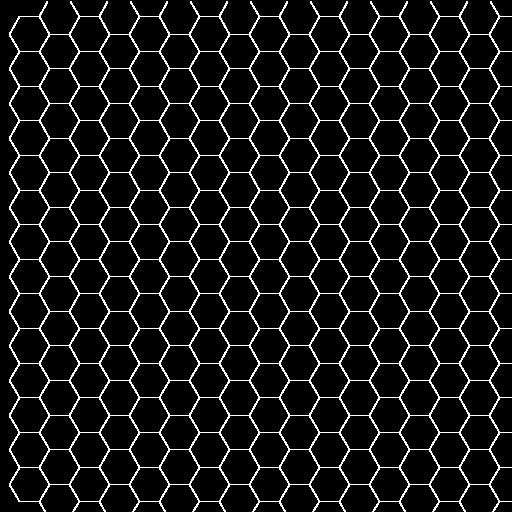
#> input picture hexagonal_network_100.jpeg, 512 x 512 px
$ python -i app.py   (imports and definitions only)
#> lines starting #> are read from the running program, lines starting #| are printed output that depends on the picture
#> further down, picture is the input picture: shape (512, 512); min 0, max 255, mean 24.8
#!/usr/bin/env python3
"""
Enhanced ZO-1 Network Analysis App with Streamlit
Implements RIS (Radial Integrity Score) and TiJOR quantification using peak detection and concentric circles/expanding rectangles
"""

import streamlit as st
import numpy as np
import matplotlib.pyplot as plt
from matplotlib.patches import Rectangle, Circle
import cv2
from PIL import Image
import pandas as pd
from io import StringIO, BytesIO

# Peak detection imports (replacing segmentation)
# (Cellpose and other GPU-heavy AI features removed for this deployment version)

# Import hexagonal network generator
from zo1_core.hexagonal_network import generate_hexagonal_network, get_hexagonal_network_info

# Peak detection utility functions
def _rolling_mean(x, w):
    """Apply rolling mean smoothing to a signal."""
    if w <= 1:
        return x.astype(np.float32)
    if w % 2 == 0:
        w += 1
    k = np.ones(w, dtype=np.float32) / float(w)
    return np.convolve(x.astype(np.float32), k, mode='same')

def _local_prominence(signal, idx, win):
    """Compute prominence against local minima on both sides within ±win."""
    n = len(signal)
    left = signal[max(0, idx - win):idx+1]
    right = signal[idx:min(n, idx + win + 1)]
    if left.size == 0 or right.size == 0:
        return 0.0
    left_min = left.min()
    right_min = right.min()
    base = max(left_min, right_min)
    return float(signal[idx] - base)

def _mad(x):
    """Compute Median Absolute Deviation."""
    med = np.median(x)
    return np.median(np.abs(x - med)) + 1e-6

def detect_peaks_1d(signal, smooth_window=9, z_thresh=2.0, min_separation=10, local_win=15):
    """
    Simple, robust 1D peak detector:
    - Smooth
    - Candidate peaks = local maxima
    - Prominence vs local minima (±local_win)
    - Accept if (prominence / (1.4826*MAD)) >= z_thresh
    - Enforce min_separation in samples
    Returns indices of accepted peaks.
    """
    x = _rolling_mean(signal, smooth_window)
    n = len(x)
    # wrap-aware neighbor comparisons
    prev = np.roll(x, 1)
    nextv = np.roll(x, -1)
    cand = (x >= prev) & (x > nextv)

    noise = 1.4826 * _mad(x)  # ~std for Gaussian
    if noise <= 0:
        noise = 1e-6

    cand_idx = np.where(cand)[0].tolist()
    # score candidates by prominence
    scored = []
    for i in cand_idx:
        prom = _local_prominence(x, i, local_win)
        z = prom / noise
        scored.append((i, z, prom))
    # filter by z threshold
    scored = [s for s in scored if s[1] >= z_thresh]
    # sort by strength, keep with min separation
    scored.sort(key=lambda t: t[1], reverse=True)
    keep = []
    taken = np.zeros(n, dtype=bool)
    for i, z, prom in scored:
        if min_separation <= 0:
            keep.append(i)
            continue
        lo = max(0, i - min_separation)
        hi = min(n, i + min_separation + 1)
        if not taken[lo:hi].any():
            taken[lo:hi] = True
            keep.append(i)
    keep.sort()
    return np.array(keep, dtype=int)

def sample_circle(cx, cy, r, H, W):
    """Sample points along a circle with approximately 1px spacing."""
    # arc ≈ 1 px ⇒ Δθ ≈ 1/r; cap to reasonable density
    dtheta = max(1.0/max(r, 1.0), 2*np.pi/4096)
    thetas = np.arange(0, 2*np.pi, dtheta, dtype=np.float32)
    xs = np.clip(np.rint(cx + r*np.cos(thetas)).astype(int), 0, W-1)
    ys = np.clip(np.rint(cy + r*np.sin(thetas)).astype(int), 0, H-1)
    return thetas, xs, ys

# [23 lines left out: function sample_rectangle_perimeter, not called in this run]

def apply_otsu_mask(img, strength=1.0):
    """Apply Otsu thresholding for background cleaning (not segmentation)."""
    thr, _ = cv2.threshold(img, 0, 255, cv2.THRESH_BINARY + cv2.THRESH_OTSU)
    thr = int(thr * max(0.5, min(3.0, strength)))
    _, mask = cv2.threshold(img, thr, 255, cv2.THRESH_BINARY)
    return (img.astype(np.float32) * (mask>0)).astype(np.float32), mask

# Peak detection-based quantification functions
def ris_segfree(img_gray,
                use_premask=True, premask_strength=1.0,
                denoise_size=3, gauss_sigma=1.0,
                smooth_window=9, z_thresh=2.0, min_sep=10,
                initial_area_pct=10.0, max_area_pct=70.0, steps=5):
    """RIS quantification using peak detection along circular sampling paths."""
#> called with use_premask = True, premask_strength = 1, denoise_size = 3, gauss_sigma = 1, smooth_window = 9, z_thresh = 2, min_sep = 10, initial_area_pct = 10
    H, W = img_gray.shape
#> H = 512; W = 512
    work = img_gray.copy().astype(np.float32)
    mask_used = None
    if use_premask:
        work, mask_used = apply_otsu_mask(img_gray, strength=premask_strength)
#> in apply_otsu_mask, `thr, _ = cv2.threshold(img, 0, 255, cv2.THRESH_BINARY + cv2.THRESH_OTSU)`: thr = 34
#> in apply_otsu_mask, `_, mask = cv2.threshold(img, thr, 255, cv2.THRESH_BINARY)`: mask: shape (512, 512); 9.3% white in thin lines or dots

    # Median prefilter to remove salt-and-pepper noise
    work_u8 = np.clip(work, 0, 255).astype(np.uint8)
    if denoise_size and denoise_size > 1:
        if denoise_size % 2 == 0:
            denoise_size += 1
        work_u8 = cv2.medianBlur(work_u8, denoise_size)
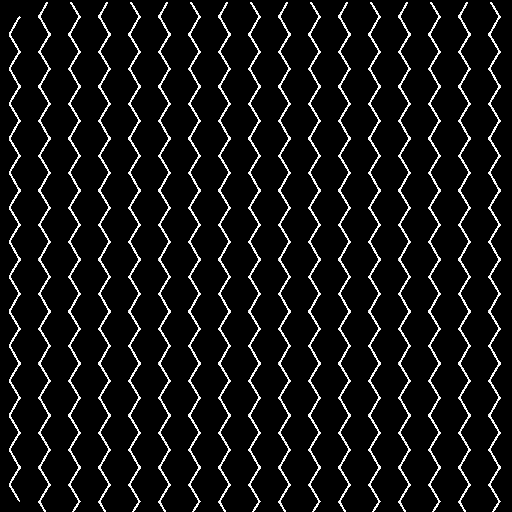
#> work_u8: shape (512, 512); min 0, max 255, mean 19.7

    # Gaussian smoothing for stability
    work = cv2.GaussianBlur(work_u8, (0, 0), gauss_sigma).astype(np.float32)
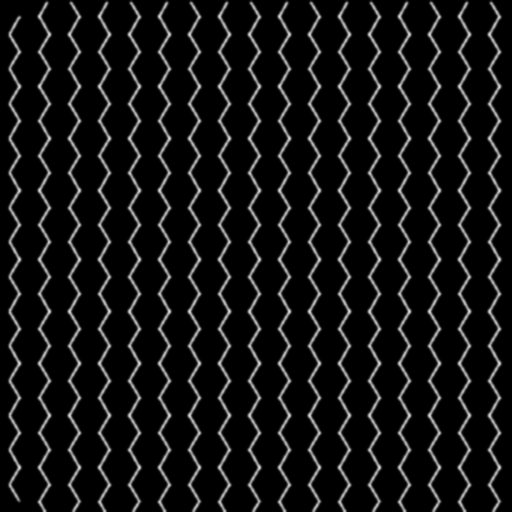
#> work: shape (512, 512) float32; min 0, max 217, mean 19.7

    A = H*W
#> A = 262144
    r0 = np.sqrt((initial_area_pct/100.0 * A)/np.pi)
#> r0 = 91.35
    r1 = np.sqrt((max_area_pct/100.0 * A)/np.pi)
#> r1 = 241.7
    radii = np.linspace(r0, r1, steps+1)

    cx, cy = W/2.0, H/2.0
#> cx = 256; cy = 256
    d_vals, N_vals = [], []
    hits_all = []

    for r in radii:
        thetas, xs, ys = sample_circle(cx, cy, r, H, W)
        profile = work[ys, xs]
        # Peak detection along circular profile
        peak_idx = detect_peaks_1d(profile, smooth_window=smooth_window,
                                   z_thresh=z_thresh, min_separation=int(min_sep),
                                   local_win=int(max(10, min(60, r/2))))
        N = int(len(peak_idx))
        N_vals.append(N)
        d_vals.append(N / (2*np.pi*r) if r>0 else 0.0)

        if N>0:
            # Use the actual sampled pixel coordinates for peak locations to keep overlays aligned
            hx = xs[peak_idx]
            hy = ys[peak_idx]
            hits_all.append(np.stack([hx, hy], axis=1))
#> this loop made 6 passes
#> N on passes 1, 3, 5: 15, 24, 34
#> N on passes 2, 4: 21, 30

    d_vals = np.array(d_vals, dtype=np.float32)
    N_vals = np.array(N_vals, dtype=int)
    hits_xy = np.vstack(hits_all) if hits_all else np.empty((0,2))
    return radii, N_vals, d_vals, hits_xy, mask_used

# [52 lines left out: function tijor_segfree, not called in this run]

# Set page configuration
# [206 lines not run here, left out]

# Random animal comparison fun fact
import random
animal_comparisons = [
    ("🧠 Human", 37.2e12),
    ("🐱 Cat", 2.4e12),
    ("🐸 Frog", 1.5e6),
    ("🐭 Mouse", 2.5e11),
    ("🐝 Bee", 1.0e5),
    ("🐘 Elephant", 2.57e11)
]
random_animal, animal_cells = random.choice(animal_comparisons)
# [5 lines not run here, left out]


# Initialize session state
if 'analysis_complete' not in st.session_state:
    st.session_state.analysis_complete = False
if 'show_overlays' not in st.session_state:
    st.session_state.show_overlays = False
if 'quantifier_results' not in st.session_state:
    st.session_state.quantifier_results = None
if 'tutorial_network' not in st.session_state:
    st.session_state.tutorial_network = False
if 'hex_size' not in st.session_state:
    st.session_state.hex_size = 40
if 'line_thickness' not in st.session_state:
    st.session_state.line_thickness = 2
if 'degradation' not in st.session_state:
    st.session_state.degradation = 0.0
if 'generated_image' not in st.session_state:
    st.session_state.generated_image = None
if 'generated_pil_image' not in st.session_state:
    st.session_state.generated_pil_image = None

# Sidebar configuration
# [88 lines not run here, left out]
# Check if we have either an uploaded file or a generated tutorial image
# [1 line that did not run here, left out]

# [8 lines not run here, left out]

# Load and process image
# [21 lines that did not run here, left out]

# Load image (either uploaded or generated)
# [4 lines that did not run here, left out]

# Main content area

# Display generated tutorial image if available
# [26 lines not run here, left out]
# [5 lines that did not run here, left out]

# Main panel scroll message
# [5 lines not run here, left out]

# Peak detection parameters

# [5 lines that did not run here, left out]

# [5 lines that did not run here, left out]

# [5 lines that did not run here, left out]

# [5 lines that did not run here, left out]

# [5 lines that did not run here, left out]

# Cell diameter moved to main content area

# Grid overlay controls
# [2 lines not run here, left out]

# [5 lines that did not run here, left out]

# [5 lines that did not run here, left out]

# [5 lines that did not run here, left out]

# Run analysis button moved to main content area

# Peak detection info (moved above next to scroll hint)

# Single image display with overlays
# [2 lines not run here, left out]

# Create the main image display
if 'show_analysis' not in st.session_state:
    st.session_state.show_analysis = False

# Removed static image display to avoid duplicate figures; overlays will show after analysis

# Analysis results display and overlays
# [137 lines not run here, left out]
# [5 lines that did not run here, left out]

# Cell size options (only shown if normalization is enabled)
# [70 lines not run here, left out]
# [6 lines that did not run here, left out]

# Reset button
# [11 lines not run here, left out]
# [1 line that did not run here, left out]
scale = 1.0

# Force CPU-only mode for deployment
gpu_available = False
# [7 lines not run here, left out]

# Analysis geometry selection
# [6 lines that did not run here, left out]

# RIS-specific parameters (only show when circles are selected)
# [42 lines not run here, left out]

# [8 lines that did not run here, left out]

# [8 lines that did not run here, left out]

# [8 lines that did not run here, left out]

# [8 lines that did not run here, left out]

# Second Run Analysis button at bottom of sidebar
# [256 lines not run here, left out]

>>> import cv2
>>> picture = cv2.imread('hexagonal_network_100.jpeg', cv2.IMREAD_GRAYSCALE)
>>> result = ris_segfree(picture)

$ run again, on hexagonal_network_25.jpeg
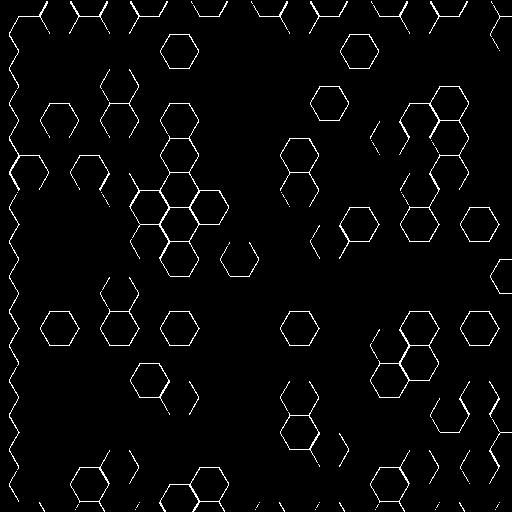
#> input picture hexagonal_network_25.jpeg, 512 x 512 px
#> picture is the input picture: shape (512, 512); min 0, max 255, mean 7.6
#> thr = 41
#> mask: shape (512, 512); 2.7% white in thin lines or dots
#> in ris_segfree, `work_u8 = cv2.medianBlur(work_u8, denoise_size)`:
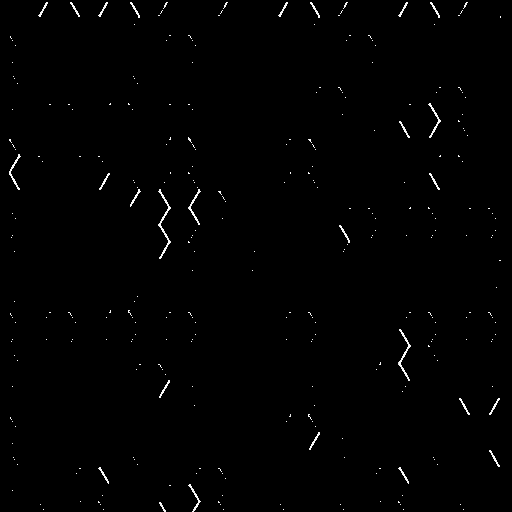
#> work_u8: shape (512, 512); min 0, max 255, mean 1.8
#> the loop in ris_segfree, `for r in radii:` made 6 passes
#> (cand_idx in detect_peaks_1d, peak_idx, N, hx, hy) on passes 1 to 2: ([81, 214, 221, 228, 296, 304, 367, 467, 495, 498, 550], [81, 214, 296, 367, 467, 495, 550], 7, [314, 192, 165, 198, 292, 315, 344], [327, 321, 247, 186, 172, 187, 232]), ([293, 477, 512, 607, 633, 715, 723, 739], [293, 477, 512, 607, 633, 715, 739], 7, [165, 170, 198, 290, 314, 368, 375], [337, 170, 149, 140, 150, 209, 232])
#> after the loop in ris_segfree, `for r in radii:`: N_vals = [7, 7, 3, 7, 7, 19]; d_vals = [0.0122, 0.00918, 0.00315, 0.00614, 0.00526, 0.0125]; hits_all = 6 items
#> hits_xy = 50 pairs, first value 14 to 498, second value 16 to 495
#> result = 5 items

$ run again, on hexagonal_network_50.jpeg
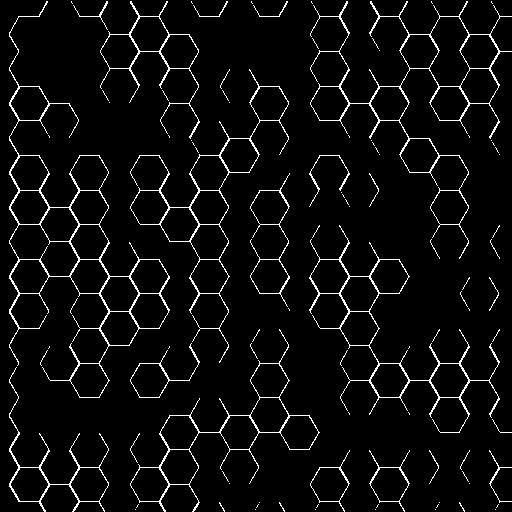
#> input picture hexagonal_network_50.jpeg, 512 x 512 px
#> picture is the input picture: shape (512, 512); min 0, max 255, mean 13.4
#> thr = 39
#> mask: shape (512, 512); 4.9% white in thin lines or dots
#> in ris_segfree, `work_u8 = cv2.medianBlur(work_u8, denoise_size)`:
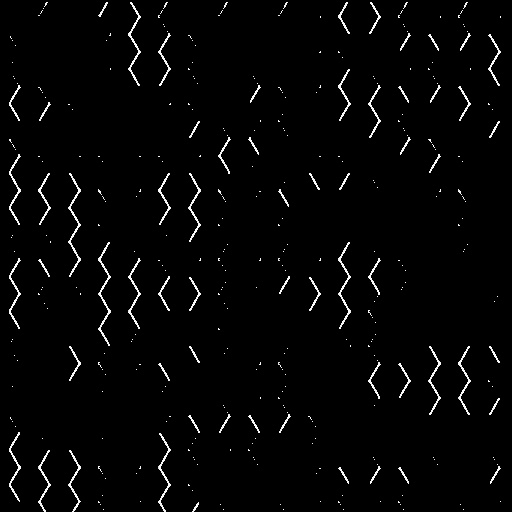
#> work_u8: shape (512, 512); min 0, max 255, mean 5.8
#> in ris_segfree, `work = cv2.GaussianBlur(work_u8, (0, 0), gauss_sigma).astype(np.float32)`:
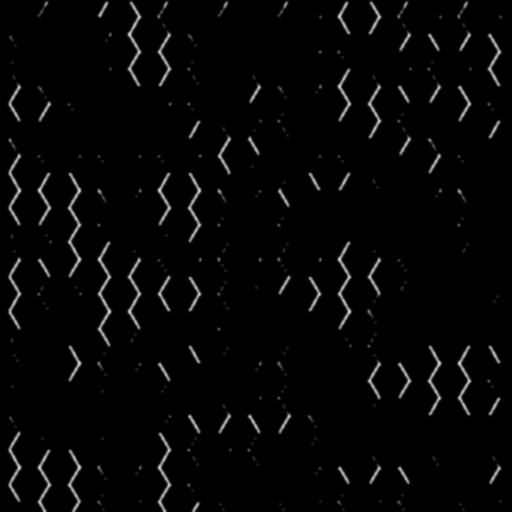
#> work: shape (512, 512) float32; min 0, max 216, mean 5.8
#> the loop in ris_segfree, `for r in radii:` made 6 passes
#> (cand_idx in detect_peaks_1d, peak_idx, N, hx, hy) on pass 1: ([15, 36, 265, 275, 310, 367, 402, 428, 496, 564], [15, 36, 265, 310, 367, 402, 428, 496, 564], 9, [346, 340, 167, 168, 198, 228, 254, 316, 347], [271, 291, 278, 233, 186, 169, 165, 187, 246])
#> after the loop in ris_segfree, `for r in radii:`: N_vals = [9, 13, 9, 18, 16, 21]; d_vals = [0.0157, 0.017, 0.00946, 0.0158, 0.012, 0.0138]; hits_all = 6 items
#> hits_xy = 86 pairs, first value 15 to 494, second value 16 to 489
#> result = 5 items

$ run again, on hexagonal_network_75.jpeg
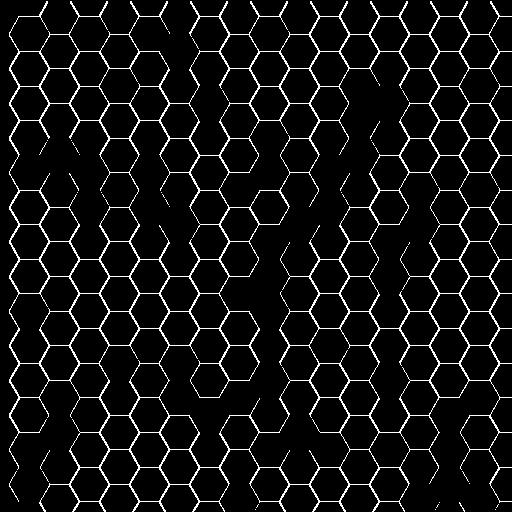
#> input picture hexagonal_network_75.jpeg, 512 x 512 px
#> picture is the input picture: shape (512, 512); min 0, max 255, mean 19.3
#> thr = 41
#> mask: shape (512, 512); 7.2% white in thin lines or dots
#> in ris_segfree, `work_u8 = cv2.medianBlur(work_u8, denoise_size)`:
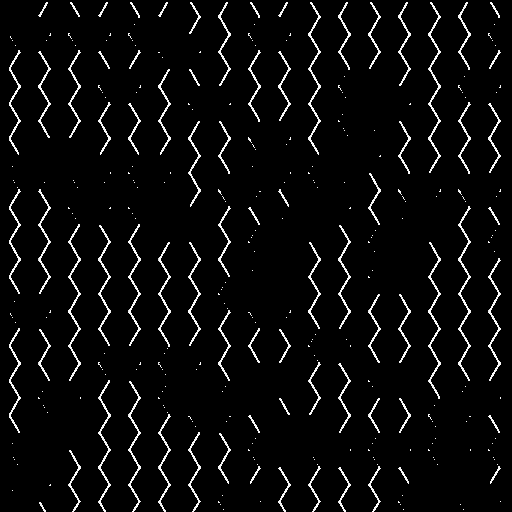
#> work_u8: shape (512, 512); min 0, max 255, mean 11.7
#> in ris_segfree, `work = cv2.GaussianBlur(work_u8, (0, 0), gauss_sigma).astype(np.float32)`:
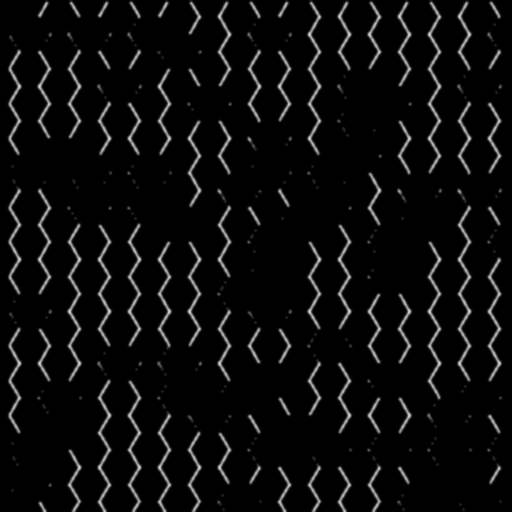
#> work: shape (512, 512) float32; min 0, max 217, mean 11.7
#> the loop in ris_segfree, `for r in radii:` made 6 passes
#> N on passes 1, 2, 3, 5: 15, 17, 17, 28
